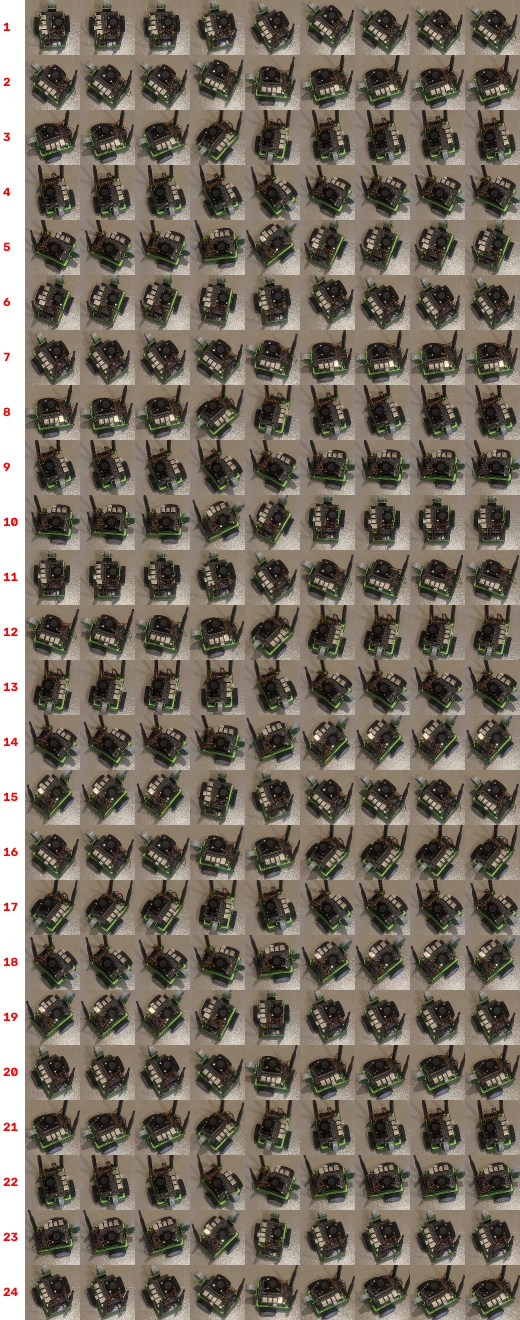
#> input picture data/real/robot2-2026-10-22/short_turns_24_sheet.jpg, 1040 x 2640 px (shown at 1/2 size)
$ python -i wheel_video.py   (imports and definitions only)
#> lines starting #> are read from the running program, lines starting #| are printed output that depends on the picture; after the words box and inside, x2 and y2 are one past the last pixel; in counts of white or black regions, pixels touching at a corner belong together
### jetbot_twin/experiments.py
"""The experiments: each one runs unchanged on the twin and on the robot.

An experiment is a command profile -- a list of (seconds, left, right) -- plus
what the Jetson should be doing meanwhile and whether the wheels are on the
ground. The same JSON goes to `robot/agent.py` on the real JetBot and to
`JetBotTwin.run`, and both return a log with the same columns.

Each experiment exists to pin down particular numbers in hardware.py; the
`settles` field says which. docs/VALIDATION.md is the lab sheet.
"""
from __future__ import annotations

import json
from dataclasses import asdict, dataclass, field


@dataclass
class Experiment:
    name: str
    profile: list                      # [(seconds, left, right), ...]
    doc: str = ""
    lifted: bool = False               # wheels off the ground
    held: bool = False                 # wheels gripped so they cannot turn
    jetson: str = "idle"               # idle | teleop | inference | stress
    settles: list = field(default_factory=list)
    measure: list = field(default_factory=list)    # what to write down by hand
    log_hz: float = 50.0
    dt: float = 2e-3                   # twin step; nothing moves -> can be coarse

    @property
    def duration(self):
        return sum(p[0] for p in self.profile)

    def to_json(self):
        return json.dumps(asdict(self), indent=1)


# The command used for every test on the floor. It has to be clear of the
# dead band (see docs/ELECTRICAL.md): a robot that is barely moving tells you
# about static friction and nothing else. If the wheels-up sweep shows your
# robot running smoothly from a lower command, lower this.
FLOOR = 0.5
# Spinning is done a little slower. A fast spin loads one tyre past its grip
# (the centre of mass is behind the axle, so the robot tries to orbit rather
# than turn on the spot), and the twin has no model of tyres sliding sideways.
SPIN = 0.4
# The square's corners: 0.29 s at this command is a quarter-turn in the
# calibrated twin. (As first written the corners used FLOOR for 0.3 s, which
# is nearer a half-turn: the "square" would have shuttled back and forth.)
TURN = 0.3


def _steps(levels, hold=2.0, rest=1.0, spin=False):
#> called with hold = 2, rest = 1, spin = False
    out = [(rest, 0.0, 0.0)]
    for v in levels:
        out.append((hold, -v if spin else v, v))
        out.append((rest, 0.0, 0.0))
#> further down, picture is the input picture: shape (2640, 1040, 3); mean B, G, R 93.6, 106, 114.5
    return out


EXPERIMENTS = {e.name: e for e in [
    Experiment(
        "rest", [(20.0, 0.0, 0.0)],
        "Sit still. The baseline for everything else.", dt=0.02,
        settles=["jetson_p_idle", "open-circuit pack voltage (state of charge)"]),
    Experiment(
        "jetson_load", [(10.0, 0, 0), (20.0, 0, 0), (10.0, 0, 0)],
        "Sit still while the Jetson's CPU is loaded for the middle 20 s. The "
        "Jetson measures its own power, so this is a KNOWN load step: the "
        "voltage it costs gives the pack resistance without involving the "
        "motors at all.",
        jetson="stress", dt=0.02,
        settles=["cell_r0 + holder_r (the pack's series resistance)",
                 "jetson_p_max", "cell_r1, cell_c1 (from the recovery)"]),
    Experiment(
        "wheels_up_sweep", _steps([0.1, 0.15, 0.2, 0.25, 0.3, 0.4, 0.5, 0.6, 0.8, 1.0]),
        "On a stand, wheels in the air. Step through the commands. Film one "
        "wheel (a strip of tape on the tyre) and count turns in each 2 s.",
        lifted=True,
        settles=["motor_rpm_noload / motor_v_rated (the motor's ke)",
                 "the dead band: which chip is fitted, and motor_l",
                 "motor friction"],
        measure=["wheel turns in each 2 s hold, per command"]),
    Experiment(
        "stall", [(2.0, 0, 0), (1.5, 0.5, 0.5), (3.0, 0, 0)],
        "Hold both wheels firmly, command 0.5 for 1.5 s. With the speed "
        "pinned at zero there is no back-EMF, so the sag is all resistance.",
        lifted=True, held=True,
        settles=["motor_r (through the stall current the sag implies)"]),
    Experiment(
        "straight", [(1.0, 0, 0), (2.0, FLOOR, FLOOR), (2.0, 0, 0)],
        "On the floor, from a tape line, with about 3 m clear ahead. Mark "
        "where it is when the motors cut (film it) and where it stops.",
        settles=["gear_eff, c_rr, mu_caster (how far it gets, and how far it "
                 "rolls on afterwards)", "mu_tyre (does it spin its wheels on "
                 "launch?)", "left/right mismatch (the drift)"],
        measure=["distance travelled, m", "of that, distance after the motors "
                 "cut, m", "sideways drift, m", "heading change, degrees"]),
    Experiment(
        "straight_short", [(1.0, 0, 0), (1.5, FLOOR, FLOOR), (2.0, 0, 0)],
        "As `straight`, with the motors on for 1.5 s instead of 2.0 (about "
        "1.1 m, two tiles, to keep it in the camera's view). The repeated "
        "test on robot 2 (results/robot2/PREREGISTRATION.md). Nothing is "
        "fitted to it.",
        measure=["distance travelled, m", "sideways drift, m",
                 "heading change, degrees"]),
    Experiment(
        "spin", [(1.0, 0, 0), (2.0, -SPIN, SPIN), (2.0, 0, 0)],
        "Spin on the spot, counter-clockwise from above. Count the turns "
        "(tape on the floor under the camera, film from above).",
        settles=["mu_caster (the caster is dragged sideways the whole time)",
                 "track", "yaw inertia"],
        measure=["total rotation, degrees",
                 "how far the middle of the axle ended from where it began, m"]),
    Experiment(
        "spins_10", [(1.0, 0, 0)] + [(2.0, -SPIN, SPIN), (2.0, 0, 0)] * 10,
        "Ten spins as `spin`, one after another, each followed by 2 s at rest, "
        "filmed from above in one video. Robot 2's spin test "
        "(results/robot2/SPINS_PLAN.md). Nothing is fitted to it.",
        measure=["rotation of each spin, degrees"]),
    Experiment(
        "step_response", [(1.0, 0, 0), (1.0, FLOOR, FLOOR), (1.5, 0, 0),
                          (1.0, -FLOOR, -FLOOR), (1.5, 0, 0)],
        "Forward then back. Ends near where it started.",
        settles=["rotor_inertia, mass (through the rise time of the sag)",
                 "forward/reverse asymmetry"],
        measure=["final offset from the start, m"]),
    Experiment(
        "square", [(1.0, 0, 0)] + [(1.0, FLOOR, FLOOR), (0.6, 0, 0),
                                   (0.29, -TURN, TURN), (0.6, 0, 0)] * 4,
        "An open-loop square, about 0.7 m a side, turning left at each corner. "
        "Nothing settles on this one: it is the test. "
        "Whatever the twin predicts for where the robot ends up, after the "
        "other experiments have calibrated it, is the result to report.",
        measure=["final position x, y, m", "final heading, degrees"]),
    Experiment(
        "square_small", [(1.0, 0, 0)] + [(0.6, FLOOR, FLOOR), (0.6, 0, 0),
                                         (0.29, -TURN, TURN), (0.6, 0, 0)] * 4,
        "The same open-loop square with shorter sides, about 0.4 m, to fit "
        "inside a 2 x 2 block of 50 cm tiles with the phone held still above. "
        "Held out, like the larger one.",
        measure=["final position x, y, m", "final heading, degrees"]),
    Experiment(
        "short_turns", [(1.5, 0, 0)] + [(0.29, -TURN, TURN), (1.2, 0, 0)] * 10,
        "The square's corner on its own, ten times: 0.29 s to the left, then "
        "a rest. Film from above, close. How much the ten differ is how "
        "repeatable a short turn is on this floor.",
        settles=["how repeatable a short turn is",
                 "motor_friction_static_ratio (breakaway friction)"],
        measure=["the angle turned in each of the ten"]),
    Experiment(
        "short_turns_24", [(1.5, 0, 0)] + [(0.29, -TURN, TURN), (1.2, 0, 0)] * 24,
        "The same corner, twenty-four times, after the agent's timing was "
        "tightened: enough to say whether the twin's bias is real.",
        settles=["whether the twin is biased on a short turn"],
        measure=["the angle turned in each"]),
]}

JETSON_POWER = {"idle": "jetson_p_idle", "teleop": "jetson_p_teleop",
                "inference": "jetson_p_inference", "stress": "jetson_p_max"}


# [85 lines left out: functions run_on_twin, holds, predict_manual, not called in this run]


# how well a careful person can measure each of those
MANUAL_TOL = {"distance_m": 0.01, "drift_m": 0.01, "heading_deg": 3.0,
              "coast_m": 0.01, "rotation_deg": 10.0, "wander_m": 0.02, "turns_l": 0.25,
              "turns_r": 0.25, "rpm": 8.0, "each_turn_deg": 5.0, "offset_m": 0.01, "final_x_m": 0.02,
              "final_y_m": 0.02, "final_heading_deg": 5.0}

### tools/wheel_video.py
"""Wheel speed from a phone video of the wheels-up sweep.

    .venv/bin/python tools/wheel_video.py VIDEO [--offset SECONDS]

The robot has no wheel-speed sensor, so this is the measurement. It uses the
two things a video has:

  the picture   The hub has eight identical holes. Sampling brightness around
                the ring they sit on gives a pattern whose phase is the
                wheel's angle, modulo 45 degrees. Frame to frame that gives
                the speed -- but only below 22.5 degrees per frame (112 rpm
                at 30 fps). Above that the holes alias.
  the sound     The motor's pitch is its rotor's turning rate, and the rotor
                turns 48 times per wheel turn. No frame-rate limit.

The picture calibrates the sound on the slow holds, where both work; the
sound then gives the fast holds; and the picture's aliased reading checks
each of those, since it must agree with the sound modulo 225 rpm.
"""
import argparse
import json
import subprocess
import sys
import tempfile
from pathlib import Path

import cv2
import numpy as np
import scipy.io.wavfile as wavfile
import scipy.signal as sg

ROOT = Path(__file__).resolve().parents[1]
sys.path.insert(0, str(ROOT))
from jetbot_twin.experiments import EXPERIMENTS, holds  # noqa: E402

HOLES = 8
GEAR = 48.0


def ring_phase(frame):
    """Angle of the hole pattern, modulo 360/HOLES degrees, and how clearly
    the pattern shows (0..1). None if the hub cannot be found."""
    small = cv2.resize(frame, (480, 480))
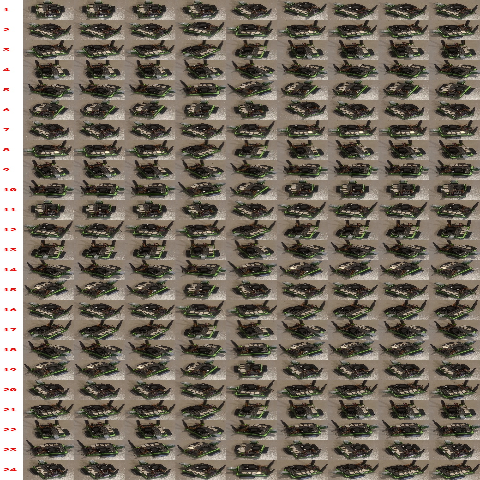
#> small: shape (480, 480, 3); mean B, G, R 93.5, 105.9, 114.4
    hsv = cv2.cvtColor(small, cv2.COLOR_BGR2HSV)
#> hsv: shape (480, 480, 3); mean H, S, V 20.5, 57.5, 115.4
    white = ((hsv[..., 2] > 170) & (hsv[..., 1] < 70)).astype(np.uint8)
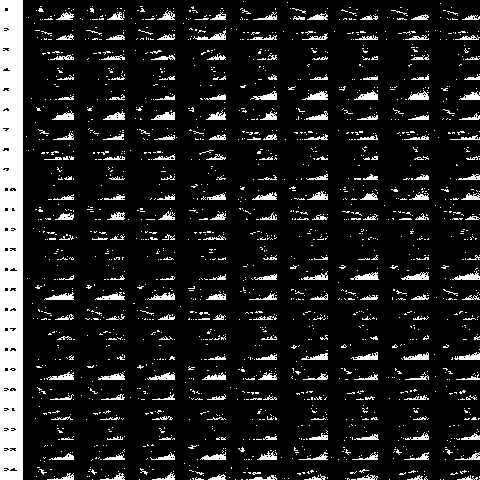
#> white: shape (480, 480); values 0 (black) and 1 (white), 11.9% white; 1847 white regions (1655 under 20 px), largest, box (x1, y1, x2, y2) and area: (0, 0, 23, 480) 10632, (302, 91, 328, 100) 137, (350, 272, 379, 280) 134
    white = cv2.morphologyEx(white, cv2.MORPH_CLOSE, np.ones((25, 25), np.uint8))
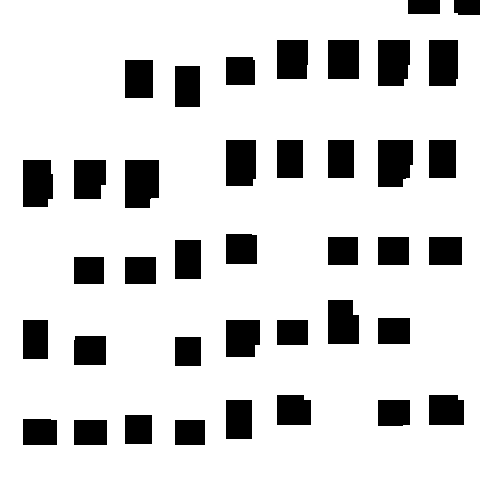
#> white: shape (480, 480); values 0 (black) and 1 (white), 83.1% white; 39 black regions, largest, box (x1, y1, x2, y2) and area: (125, 160, 159, 208) 1543, (378, 140, 413, 187) 1519, (378, 40, 410, 86) 1402
    n, lab, stats, cent = cv2.connectedComponentsWithStats(white)
#> n = 2; stats = [[23, 0, 457, 445, 38824], [0, 0, 480, 480, 191576]]; cent = [[258.1, 233.6], [235.7, 240.7]]
    if n < 2:
        return None
    k = 1 + int(np.argmax(stats[1:, cv2.CC_STAT_AREA]))
#> k = 1
    area = stats[k, cv2.CC_STAT_AREA]
#> area = 191576
    if area < 8000:
        return None
    cx, cy = cent[k]
#> cx = 235.7; cy = 240.7
    R = np.sqrt(area / np.pi)                      # the hub, holes closed over
#> R = 246.9
    grey = cv2.cvtColor(small, cv2.COLOR_BGR2GRAY).astype(float)
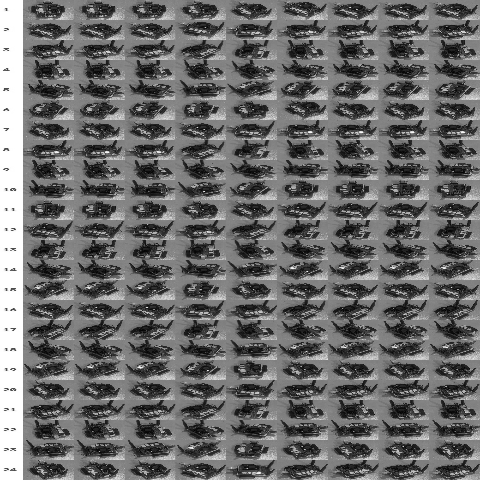
#> grey: shape (480, 480) float64; min 1, max 255, mean 107
    th = np.linspace(0, 2 * np.pi, 720, endpoint=False)
    best = (0.0, 0.0)
    for frac in (0.50, 0.56, 0.62):                # the ring the holes sit on
        x = np.clip(cx + frac * R * np.cos(th), 0, 479).astype(int)
        y = np.clip(cy + frac * R * np.sin(th), 0, 479).astype(int)
        ring = grey[y, x]
        F = np.fft.rfft(ring - ring.mean())
        strength = np.abs(F[HOLES]) / (np.abs(F[1:40]).sum() + 1e-9)
        if strength > best[1]:
            best = (np.angle(F[HOLES]), strength)
#> this loop made 3 passes
#> (strength, best) on pass 1: (0.0336, (2.98, 0.0336))
#> strength on passes 2 to 3: 0.0167, 0.0157
    return np.degrees(best[0]) / HOLES, best[1], (cx, cy, R)


# [135 lines left out: functions picture, sound, find_offset, spectrum, comb_score, main, not called in this run]


# [2 lines not run here, left out]

>>> import cv2
>>> picture = cv2.imread('../data/real/robot2-2026-10-22/short_turns_24_sheet.jpg')
>>> result = ring_phase(picture)
#> result = (21.31, 0.0336, (235.7, 240.7, 246.9))

$ run again, on data/real/robot2-2026-10-22/spin_2_sheet.jpg
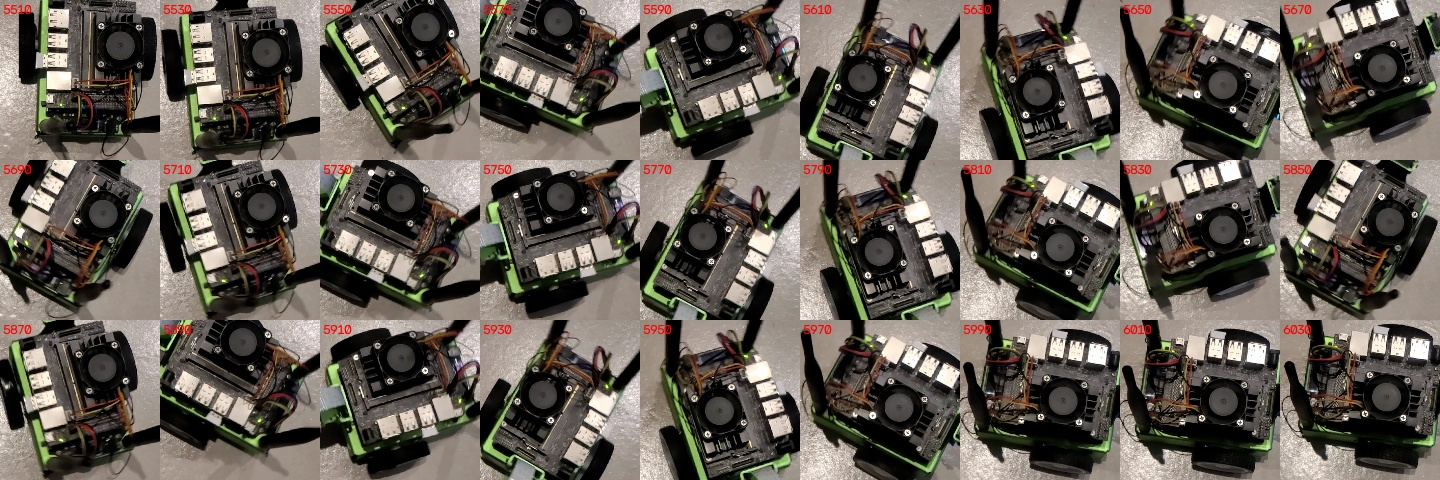
#> input picture data/real/robot2-2026-10-22/spin_2_sheet.jpg, 1440 x 480 px
#> picture is the input picture: shape (480, 1440, 3); mean B, G, R 83.7, 92.1, 98.9
#> hsv: shape (480, 480, 3); mean H, S, V 25.8, 70.1, 100.2
#> in ring_phase, `n, lab, stats, cent = cv2.connectedComponentsWithStats(white)`:
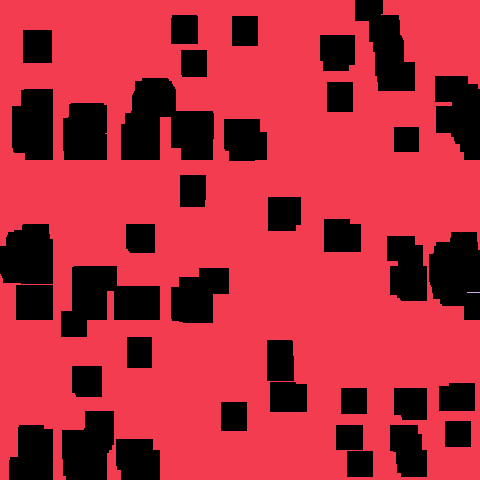
#> lab: shape (480, 480) int32; 3 distinct labels, from 0 to 2; one colour per label, 0 black
#> n = 3; stats = [[0, 0, 480, 480, 61697], [0, 0, 480, 480, 168690], [467, 292, 13, 1, 13]]; cent = [[228.8, 248.2], [243.4, 236.3], [473, 292]]
#> k = 1
#> area = 168690
#> cx = 243.4; cy = 236.3
#> R = 231.7
#> in ring_phase, `grey = cv2.cvtColor(small, cv2.COLOR_BGR2GRAY).astype(float)`:
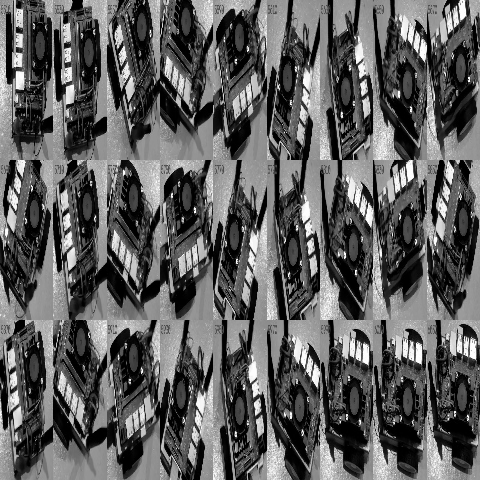
#> grey: shape (480, 480) float64; min 0, max 255, mean 93.1
#> the loop in ring_phase, `for frac in (0.50, 0.56, 0.62):` made 3 passes
#> (strength, best) on passes 1 to 2: (0.034, (1.21, 0.034)), (0.0684, (0.118, 0.0684))
#> result = (0.848, 0.0684, (243.4, 236.3, 231.7))

$ run again, on data/real/robot2-2026-10-22/spin_3_sheet.jpg
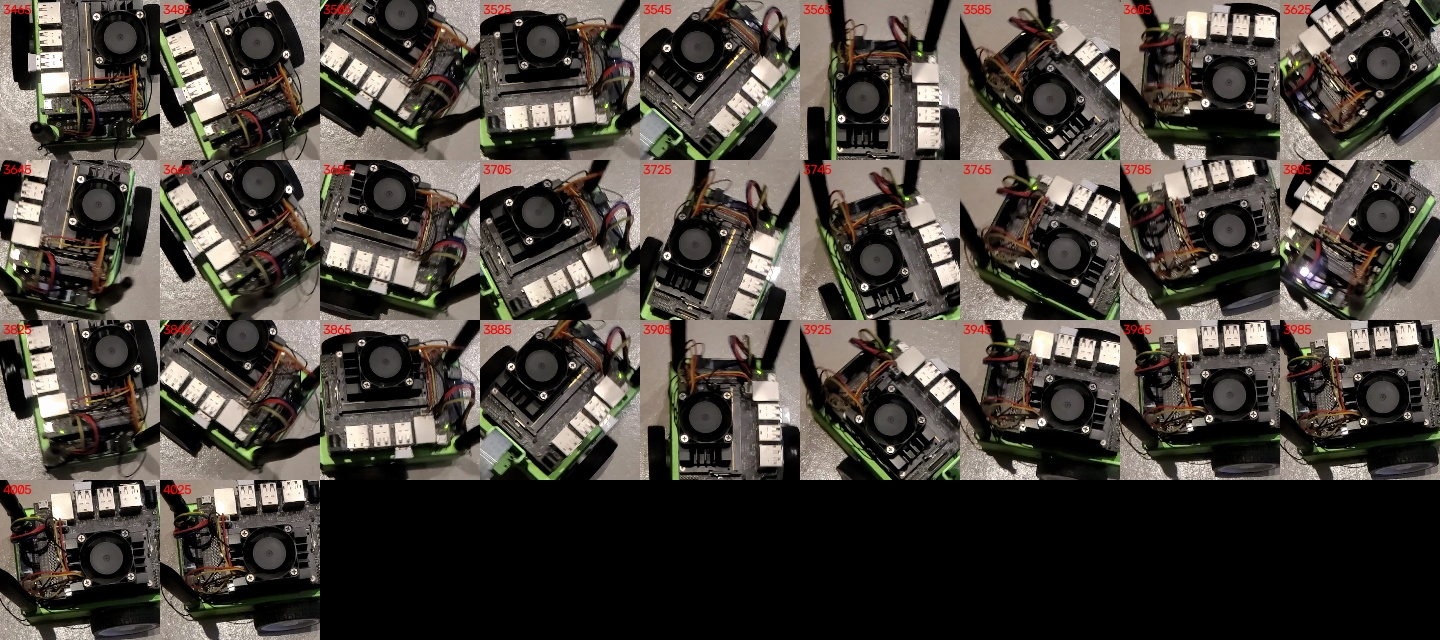
#> input picture data/real/robot2-2026-10-22/spin_3_sheet.jpg, 1440 x 640 px
#> picture is the input picture: shape (640, 1440, 3); mean B, G, R 60.2, 66.7, 72.4
#> hsv: shape (480, 480, 3); mean H, S, V 21.3, 59, 73.4
#> in ring_phase, `white = cv2.morphologyEx(white, cv2.MORPH_CLOSE, np.ones((25, 25), np...`:
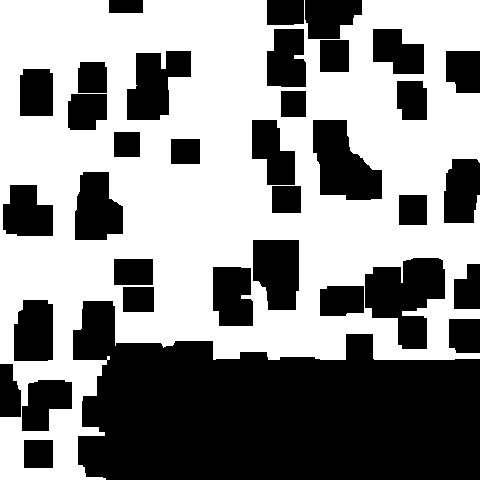
#> white: shape (480, 480); values 0 (black) and 1 (white), 54.4% white; 35 black regions, largest, box (x1, y1, x2, y2) and area: (73, 301, 480, 480) 51912, (365, 258, 445, 349) 4631, (313, 120, 382, 200) 3665
#> n = 2; stats = [[0, 0, 480, 480, 105017], [0, 0, 480, 480, 125383]]; cent = [[260.3, 303.3], [222.1, 186]]
#> k = 1
#> area = 125383
#> cx = 222.1; cy = 186
#> R = 199.8
#> in ring_phase, `grey = cv2.cvtColor(small, cv2.COLOR_BGR2GRAY).astype(float)`:
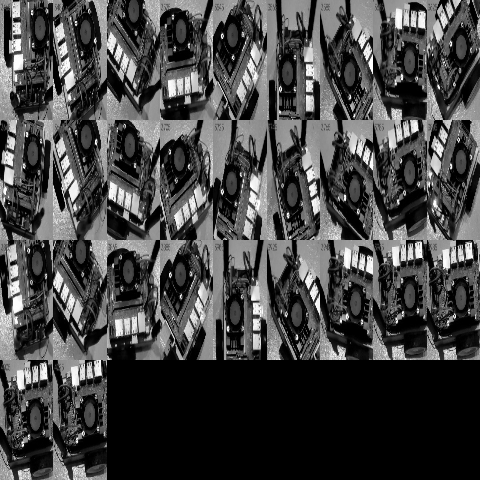
#> grey: shape (480, 480) float64; min 0, max 255, mean 67.7
#> the loop in ring_phase, `for frac in (0.50, 0.56, 0.62):` made 3 passes
#> (strength, best) on passes 1, 3: (0.0243, (-0.056, 0.0243)), (0.0482, (-2.49, 0.0482))
#> result = (-17.87, 0.0482, (222.1, 186, 199.8))
